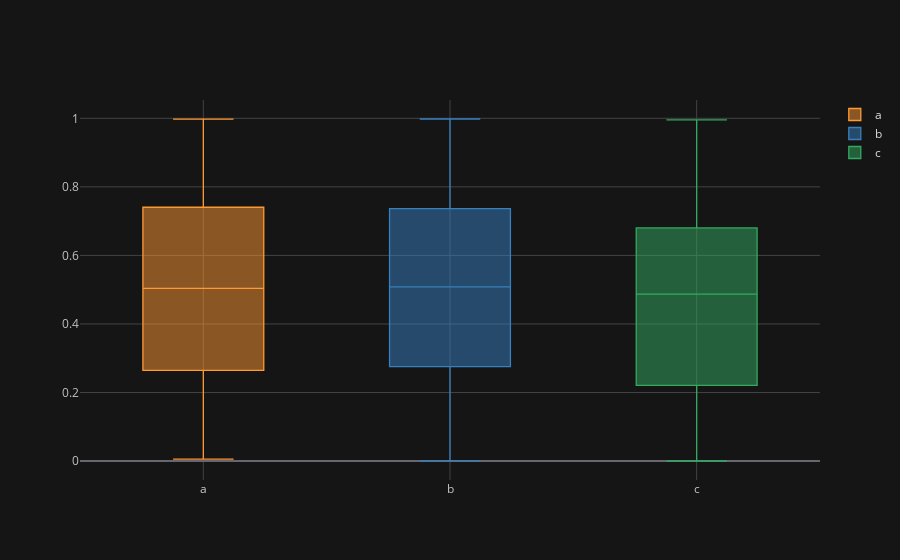

Write notebook code for a chart like this one.
### Code cell
df.iplot(kind = 'box')

### Figure 1 — Plotly figure (JSON) as saved in the notebook; plotly's stock layout.template omitted (floating-point values rounded to 4 significant figures; data arrays with more than 128 entries replaced by an {"elided": "..."} marker saying what was removed)
{"data": [{"boxpoints": false, "line": {"width": 1.3}, "marker": {"color": "rgba(255, 153, 51, 1.0)"}, "name": "a", "orientation": "v", "type": "box", "y": {"elided": "300 float values"}}, {"boxpoints": false, "line": {"width": 1.3}, "marker": {"color": "rgba(55, 128, 191, 1.0)"}, "name": "b", "orientation": "v", "type": "box", "y": {"elided": "300 float values"}}, {"boxpoints": false, "line": {"width": 1.3}, "marker": {"color": "rgba(50, 171, 96, 1.0)"}, "name": "c", "orientation": "v", "type": "box", "y": {"elided": "300 float values"}}], "layout": {"legend": {"bgcolor": "#151516", "font": {"color": "#D9D9D9"}}, "paper_bgcolor": "#151516", "plot_bgcolor": "#151516", "title": {"font": {"color": "#D9D9D9"}}, "xaxis": {"gridcolor": "#434343", "showgrid": true, "tickfont": {"color": "#C2C2C2"}, "title": {"font": {"color": "#D9D9D9"}, "text": ""}, "zerolinecolor": "#666570"}, "yaxis": {"gridcolor": "#434343", "showgrid": true, "tickfont": {"color": "#C2C2C2"}, "title": {"font": {"color": "#D9D9D9"}, "text": ""}, "zerolinecolor": "#666570"}}}
